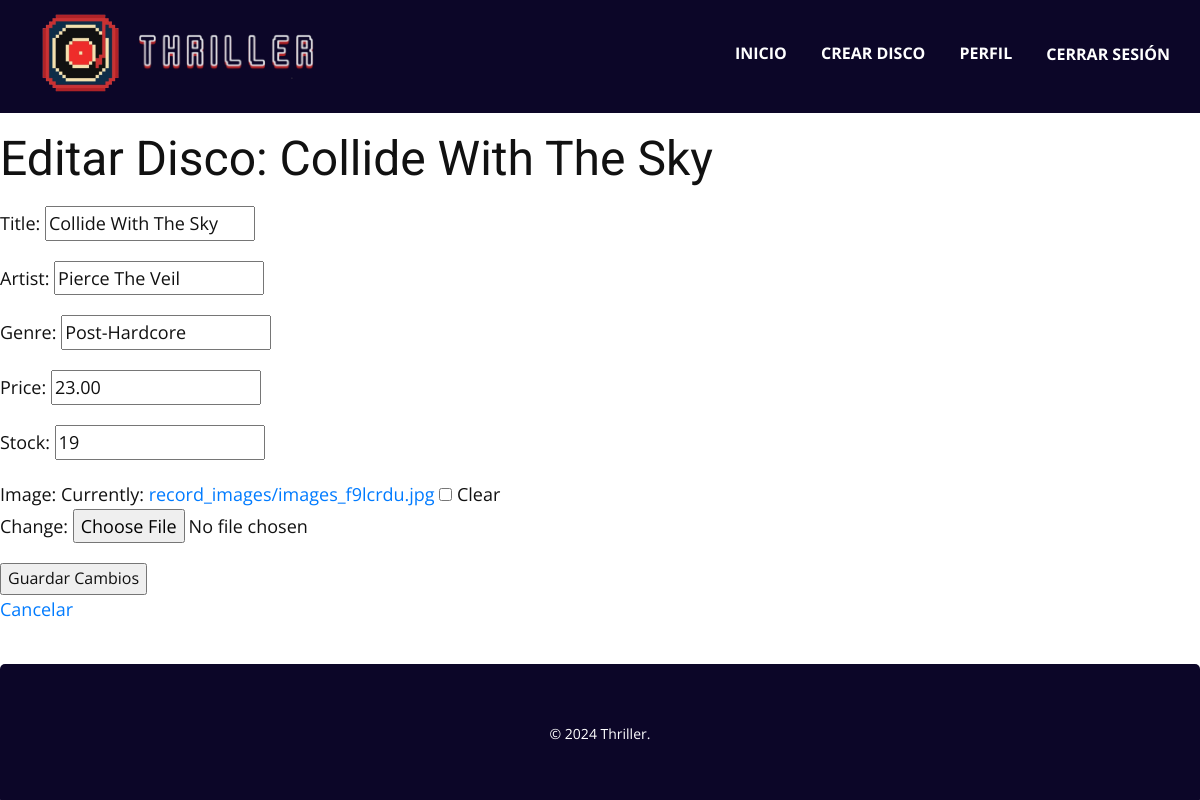
The page /record/12/edit/ (signed in) on the database its author committed.
### store/models.py (models this page shows, shortened)
class Record(models.Model):
    title = models.CharField(max_length=100)
    artist = models.CharField(max_length=100)
    price = models.DecimalField(max_digits=10, decimal_places=2)
    stock = models.PositiveIntegerField()
    image = models.ImageField(upload_to='record_images/', blank=True, null=True)
    genre = models.CharField(max_length=100, default="N/A")

### store/views.py (the view)
# urls.py: path('record/<int:record_id>/edit/', views.edit_record, name='edit_record'),
@login_required
@user_passes_test(lambda u: u.is_staff)
def edit_record(request, record_id):
    record = get_object_or_404(Record, id=record_id)
    if request.method == 'POST':
        form = RecordForm(request.POST, request.FILES, instance=record)
        if form.is_valid():
            form.save()
            messages.success(request, "El disco ha sido actualizado correctamente.")
            return redirect('record_detail', record_id=record.id)
    else:
        form = RecordForm(instance=record)
    return render(request, 'store/edit_record.html', {'form': form, 'record': record})

### store/forms.py
class RecordForm(forms.ModelForm):
    class Meta:
        model = Record
        fields = ['title', 'artist', "genre", 'price', 'stock', 'image']

### store/templates/store/edit_record.html (shortened to what this page needs)
{% extends 'base.html' %}
{% block content %}
    <h2>Editar Disco: {{ record.title }}</h2>
    <form method="POST" enctype="multipart/form-data">
        {{ form.as_p }}
        <button type="submit">Guardar Cambios</button>
    </form>
    <a href="{% url 'record_detail' record.id %}">Cancelar</a>
{% endblock %}

### static/css/styles.css (style rules this page uses)
a { color: #007bff; text-decoration: none; }

### rows shown on the page
Record: title "Collide With The Sky", artist "Pierce The Veil", genre "Post-Hardcore", price "23.00", stock "19"
